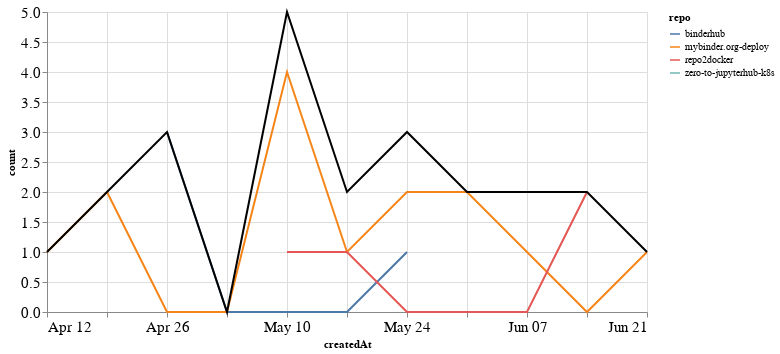

Write notebook code for a chart like this one.
### Markdown cell above
## PRs

### Code cell
prs_time = prs.groupby('repo').resample('W', on='createdAt').count()['author'].reset_index()
prs_time = prs_time.rename(columns={'author': 'count'})
prs_time_total = prs_time.groupby('createdAt').agg({"count": "sum"}).reset_index()

ch1 = alt.Chart(prs_time, width=600).mark_line().encode(
    x='createdAt',
    y='count',
    color='repo',
    tooltip="repo"
)

ch2 = alt.Chart(prs_time_total, width=600).mark_line(color="black").encode(
    x='createdAt',
    y='count',
)

ch1 + ch2

### Figure 1 — Vega-Lite specification as saved in the notebook (floating-point values rounded to 4 significant figures)
{"config": {"axisLeft": {"labelFontSize": 15}, "axisBottom": {"labelFontSize": 15}}, "layer": [{"data": {"name": "data-653f6e300b6b60fd5aa74c530b0e716f"}, "mark": "line", "encoding": {"color": {"type": "nominal", "field": "repo"}, "tooltip": {"type": "nominal", "field": "repo"}, "x": {"type": "temporal", "field": "createdAt"}, "y": {"type": "quantitative", "field": "count"}}, "width": 600}, {"data": {"name": "data-1e152eeb51b14a1962a94f24145ae5e7"}, "mark": {"type": "line", "color": "black"}, "encoding": {"x": {"type": "temporal", "field": "createdAt"}, "y": {"type": "quantitative", "field": "count"}}, "width": 600}], "$schema": "https://vega.github.io/schema/vega-lite/v4.8.1.json", "datasets": {"data-653f6e300b6b60fd5aa74c530b0e716f": [{"repo": "binderhub", "createdAt": "2020-04-26T00:00:00", "count": 3}, {"repo": "binderhub", "createdAt": "2020-05-03T00:00:00", "count": 0}, {"repo": "binderhub", "createdAt": "2020-05-10T00:00:00", "count": 0}, {"repo": "binderhub", "createdAt": "2020-05-17T00:00:00", "count": 0}, {"repo": "binderhub", "createdAt": "2020-05-24T00:00:00", "count": 1}, {"repo": "mybinder.org-deploy", "createdAt": "2020-04-12T00:00:00", "count": 1}, {"repo": "mybinder.org-deploy", "createdAt": "2020-04-19T00:00:00", "count": 2}, {"repo": "mybinder.org-deploy", "createdAt": "2020-04-26T00:00:00", "count": 0}, {"repo": "mybinder.org-deploy", "createdAt": "2020-05-03T00:00:00", "count": 0}, {"repo": "mybinder.org-deploy", "createdAt": "2020-05-10T00:00:00", "count": 4}, {"repo": "mybinder.org-deploy", "createdAt": "2020-05-17T00:00:00", "count": 1}, {"repo": "mybinder.org-deploy", "createdAt": "2020-05-24T00:00:00", "count": 2}, {"repo": "mybinder.org-deploy", "createdAt": "2020-05-31T00:00:00", "count": 2}, {"repo": "mybinder.org-deploy", "createdAt": "2020-06-07T00:00:00", "count": 1}, {"repo": "mybinder.org-deploy", "createdAt": "2020-06-14T00:00:00", "count": 0}, {"repo": "mybinder.org-deploy", "createdAt": "2020-06-21T00:00:00", "count": 1}, {"repo": "repo2docker", "createdAt": "2020-05-10T00:00:00", "count": 1}, {"repo": "repo2docker", "createdAt": "2020-05-17T00:00:00", "count": 1}, {"repo": "repo2docker", "createdAt": "2020-05-24T00:00:00", "count": 0}, {"repo": "repo2docker", "createdAt": "2020-05-31T00:00:00", "count": 0}, {"repo": "repo2docker", "createdAt": "2020-06-07T00:00:00", "count": 0}, {"repo": "repo2docker", "createdAt": "2020-06-14T00:00:00", "count": 2}, {"repo": "zero-to-jupyterhub-k8s", "createdAt": "2020-06-07T00:00:00", "count": 1}], "data-1e152eeb51b14a1962a94f24145ae5e7": [{"createdAt": "2020-04-12T00:00:00", "count": 1}, {"createdAt": "2020-04-19T00:00:00", "count": 2}, {"createdAt": "2020-04-26T00:00:00", "count": 3}, {"createdAt": "2020-05-03T00:00:00", "count": 0}, {"createdAt": "2020-05-10T00:00:00", "count": 5}, {"createdAt": "2020-05-17T00:00:00", "count": 2}, {"createdAt": "2020-05-24T00:00:00", "count": 3}, {"createdAt": "2020-05-31T00:00:00", "count": 2}, {"createdAt": "2020-06-07T00:00:00", "count": 2}, {"createdAt": "2020-06-14T00:00:00", "count": 2}, {"createdAt": "2020-06-21T00:00:00", "count": 1}]}}
